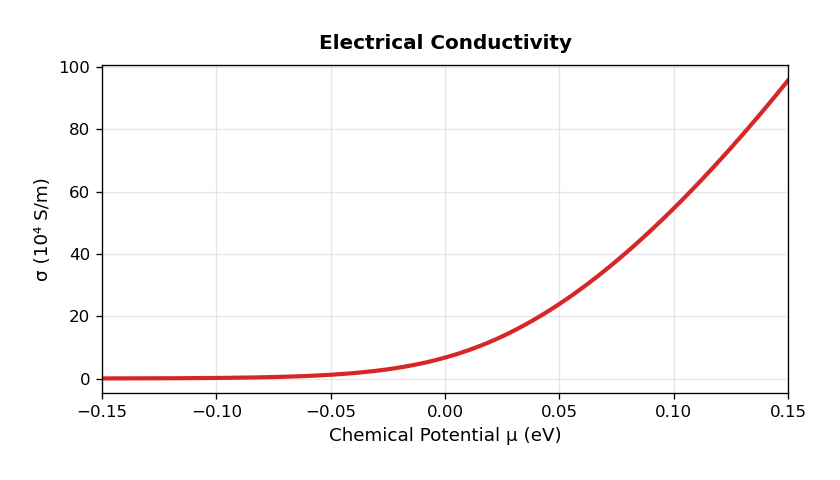

Here is the Python script that generated this plot:
import numpy as np
import matplotlib.pyplot as plt
import mpmath as mp

# Physical constants
k_B = 1.380649e-23        # Boltzmann constant, J/K
eV_to_J = 1.602176634e-19 # 1 eV in J
e = 1.602176634e-19       # Elementary charge, C
h = 6.62607015e-34        # Planck constant, J·s
hbar = h / (2 * np.pi)    # Reduced Planck constant, J·s
m_e = 9.1093837015e-31    # Electron mass, kg

# Material parameters for Bi₂Te₃ at 300 K
T = 300.0                 # Temperature, K
m_star = 1.06 * m_e       # Effective mass, kg
mu_mobility = 0.02        # Mobility, m²/V·s (200 cm²/V·s)
g3D_prefactor = (1/(2*np.pi**2)) * ((2*m_star/hbar**2)**1.5)
C = e * mu_mobility * g3D_prefactor * (k_B * T)**1.5  # Conductivity prefactor

# Gamma function
gamma_3_2 = float(mp.gamma(1.5))  # Γ(3/2)

# Chemical potential range matching six-panel layout
mu_eV = np.linspace(-0.15, 0.15, 200)

# Compute electrical conductivity σ (S/m)
sigma_vals = []
for mu in mu_eV:
    mu_J = mu * eV_to_J
    eta = mu_J / (k_B * T)
    z = -mp.e**(eta)
    Li_3half = float(mp.polylog(1.5, z).real)
    sigma = -C * gamma_3_2 * Li_3half
    sigma_vals.append(sigma)

sigma_vals = np.array(sigma_vals)

plt.style.use('default')
fig, ax = plt.subplots(figsize=(7, 4), dpi=120)

ax.plot(mu_eV, sigma_vals/1e4, color='#d62728', linewidth=2.5)
ax.set_xlabel('Chemical Potential μ (eV)', fontsize=11)
ax.set_ylabel('σ (10⁴ S/m)', fontsize=11)
ax.set_title('Electrical Conductivity', fontsize=12, fontweight='bold', pad=10)
ax.grid(True, alpha=0.3)
ax.set_xlim(mu_eV[0], mu_eV[-1])
ax.tick_params(labelsize=10)

plt.tight_layout(pad=2.0)
plt.savefig("Sigma")
plt.show()
